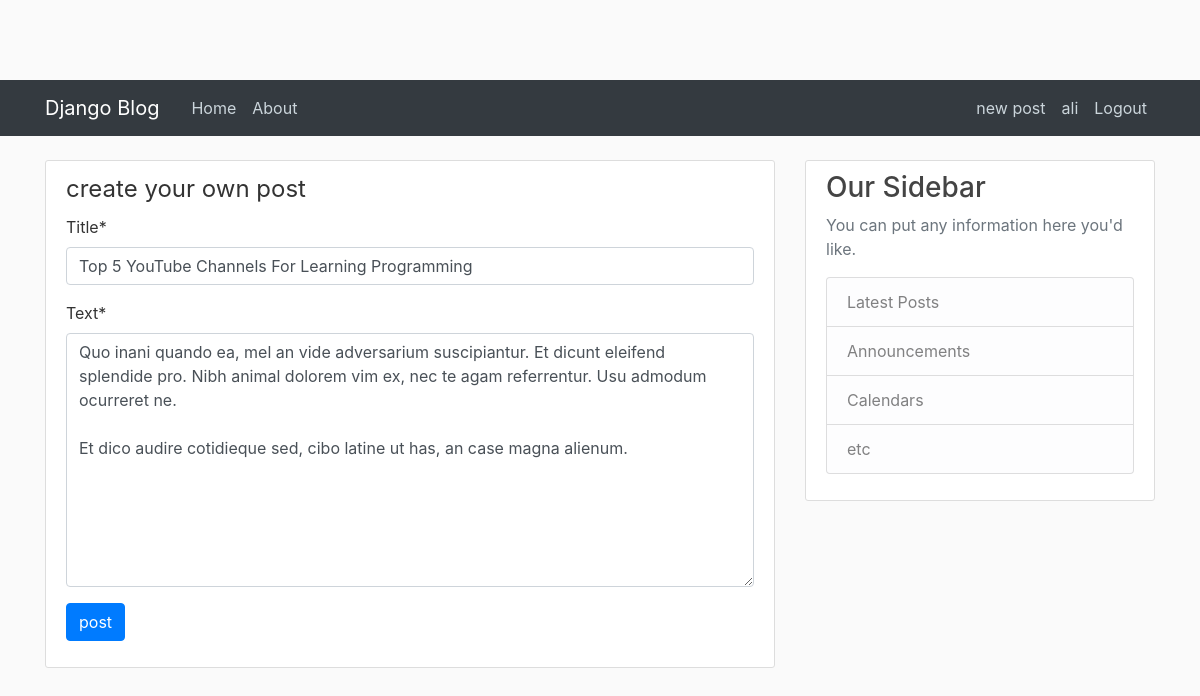
Page /post/30/update (signed in) on the committed database.
### posts/models.py (models this page shows, shortened)
class Post(models.Model):
    title = models.CharField(max_length = 100)
    text = models.TextField()
    date_posted = models.DateTimeField(default = timezone.now)
    author = models.ForeignKey(User,on_delete=models.CASCADE)

### posts/views.py (the view, shortened to what this page needs)
# urls.py: path('post/<int:pk>/update', PostUpdateView.as_view() , name='post-update'),
class PostUpdateView(LoginRequiredMixin,UserPassesTestMixin,UpdateView):
    model = Post
    fields = ['title','text']
    def test_func(self):
        post = self.get_object()
        if self.request.user == post.author:
            return True
        return False

### templates/posts/post_form.html
{% extends "posts/base.html" %} {% load crispy_forms_tags %} {% block content %}
<div class="content-section">
    <form method="POST">{% csrf_token %}
        <legend>create your own post</legend>
        <fieldset>
            {{form|crispy}}
        </fieldset>
        <div class="form-group">
            <button class="btn btn-primary" type="submit">post</button>
        </div>
    </form>
</div>
{% endblock %}

### templates/posts/base.html (shortened to what this page needs)
{% load static %}
<!DOCTYPE html>
<html>
<head>
    <link rel="stylesheet" href="https://maxcdn.bootstrapcdn.com/bootstrap/4.0.0/css/bootstrap.min.css">
    <link rel="stylesheet" type="text/css" href="{% static 'blog/main.css' %}">
</head>
<body>
    <header class="site-header">
        <nav class="navbar navbar-expand-md navbar-dark bg-dark">
            <div class="container">
                <a class="navbar-brand mr-4" href="{% url 'blog-home' %}">Django Blog</a>
                <div class="collapse navbar-collapse" id="navbarToggle">
                    <div class="navbar-nav mr-auto">
                        <a class="nav-item nav-link" href="{% url 'blog-home' %}">Home</a>
                        <a class="nav-item nav-link" href="{% url 'blog-about' %}">About</a>
                    </div>
                    <div class="navbar-nav">
                        {% if user.is_authenticated %}
                        <a class="nav-item nav-link" href="{% url 'post-create' %}">new post</a>
                        <a class="nav-item nav-link" href="{% url 'user-profile' %}">{{user.username}}</a>
                        <a class="nav-item nav-link" href="{% url 'user-logout' %}">Logout</a> {% else %}
                        <a class="nav-item nav-link" href="{% url 'user-login' %}">Login</a>
                        <a class="nav-item nav-link" href="{% url 'user-register' %}">Register</a> {% endif %}
                    </div>
                </div>
            </div>
        </nav>
    </header>
    <main role="main" class="container mt-4">
        <div class="row">
            <div class="col-md-8">
                 {% block content %}{% endblock %}
            </div>
            <div class="col-md-4">
                <div class="content-section">
                    <h3>Our Sidebar</h3>
                    <p class='text-muted'>You can put any information here you'd like.
                        <ul class="list-group">
                            <li class="list-group-item list-group-item-light">Latest Posts</li>
                            <li class="list-group-item list-group-item-light">Announcements</li>
                            <li class="list-group-item list-group-item-light">Calendars</li>
                            <li class="list-group-item list-group-item-light">etc</li>
                        </ul>
                    </p>
                </div>
            </div>
        </div>
    </main>
</body>
</html>

### static/blog/main.css (style rules this page uses)
body { background: #fafafa; color: #333333; margin-top: 5rem; }
h1, h2, h3, h4, h5, h6 { color: #444444; }
ul { margin: 0; }
.site-header .navbar-nav .nav-link { color: #cbd5db; }
.content-section { background: #ffffff; padding: 10px 20px; border: 1px solid #dddddd; border-radius: 3px; margin-bottom: 20px; }

### rows in the picture
Post: title "Top 5 YouTube Channels For Learning Programming", text "Quo inani quando ea, mel an vide adversarium suscipiantur. Et dicunt eleifend splendide pro. Nibh animal dolorem vim ex, nec te agam referrentur. Usu admodum ocurreret ne. Et dico audire cotidieque sed, cibo latine ut has, an case magna alienum."

### other values in the picture
{{ user.username }} "ali"
